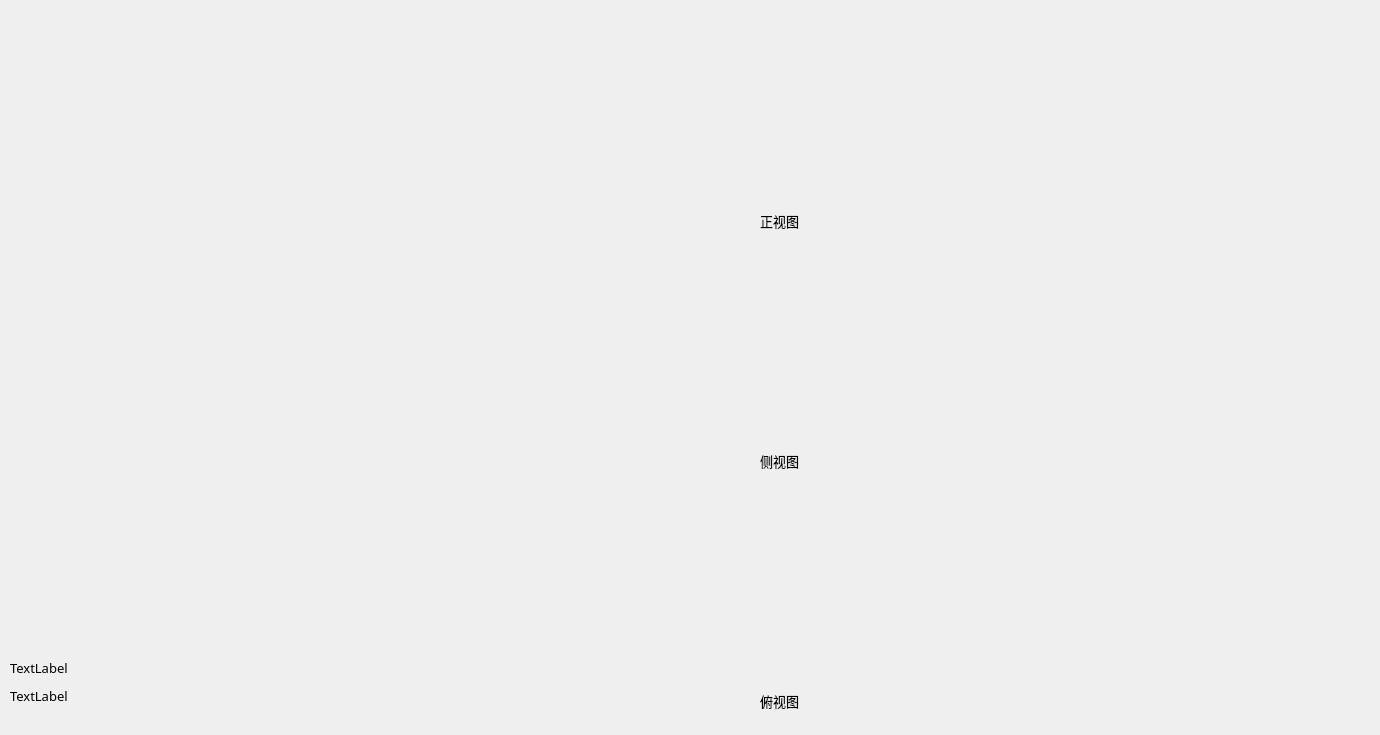
<?xml version="1.0" encoding="UTF-8"?>
<ui version="4.0">
 <class>subwidget</class>
 <widget class="QWidget" name="subwidget">
  <property name="geometry">
   <rect>
    <x>0</x>
    <y>0</y>
    <width>1380</width>
    <height>735</height>
   </rect>
  </property>
  <property name="windowTitle">
   <string>Form</string>
  </property>
  <widget class="QVTKOpenGLNativeWidget" name="qvtkWidget" native="true">
   <property name="geometry">
    <rect>
     <x>0</x>
     <y>0</y>
     <width>751</width>
     <height>721</height>
    </rect>
   </property>
   <widget class="QLabel" name="label">
    <property name="geometry">
     <rect>
      <x>10</x>
      <y>680</y>
      <width>581</width>
      <height>31</height>
     </rect>
    </property>
    <property name="font">
     <font>
      <family>微软雅黑</family>
      <pointsize>10</pointsize>
     </font>
    </property>
    <property name="styleSheet">
     <string notr="true">color:rgb(0, 0, 0)</string>
    </property>
    <property name="text">
     <string>TextLabel</string>
    </property>
   </widget>
   <widget class="QLabel" name="label_2">
    <property name="geometry">
     <rect>
      <x>10</x>
      <y>660</y>
      <width>721</width>
      <height>16</height>
     </rect>
    </property>
    <property name="palette">
     <palette>
      <active>
       <colorrole role="WindowText">
        <brush brushstyle="SolidPattern">
         <color alpha="255">
          <red>0</red>
          <green>0</green>
          <blue>0</blue>
         </color>
        </brush>
       </colorrole>
       <colorrole role="Text">
        <brush brushstyle="SolidPattern">
         <color alpha="255">
          <red>0</red>
          <green>0</green>
          <blue>0</blue>
         </color>
        </brush>
       </colorrole>
       <colorrole role="ButtonText">
        <brush brushstyle="SolidPattern">
         <color alpha="255">
          <red>0</red>
          <green>0</green>
          <blue>0</blue>
         </color>
        </brush>
       </colorrole>
       <colorrole role="PlaceholderText">
        <brush brushstyle="NoBrush">
         <color alpha="128">
          <red>0</red>
          <green>0</green>
          <blue>0</blue>
         </color>
        </brush>
       </colorrole>
      </active>
      <inactive>
       <colorrole role="WindowText">
        <brush brushstyle="SolidPattern">
         <color alpha="255">
          <red>0</red>
          <green>0</green>
          <blue>0</blue>
         </color>
        </brush>
       </colorrole>
       <colorrole role="Text">
        <brush brushstyle="SolidPattern">
         <color alpha="255">
          <red>0</red>
          <green>0</green>
          <blue>0</blue>
         </color>
        </brush>
       </colorrole>
       <colorrole role="ButtonText">
        <brush brushstyle="SolidPattern">
         <color alpha="255">
          <red>0</red>
          <green>0</green>
          <blue>0</blue>
         </color>
        </brush>
       </colorrole>
       <colorrole role="PlaceholderText">
        <brush brushstyle="NoBrush">
         <color alpha="128">
          <red>0</red>
          <green>0</green>
          <blue>0</blue>
         </color>
        </brush>
       </colorrole>
      </inactive>
      <disabled>
       <colorrole role="WindowText">
        <brush brushstyle="SolidPattern">
         <color alpha="255">
          <red>0</red>
          <green>0</green>
          <blue>0</blue>
         </color>
        </brush>
       </colorrole>
       <colorrole role="Text">
        <brush brushstyle="SolidPattern">
         <color alpha="255">
          <red>0</red>
          <green>0</green>
          <blue>0</blue>
         </color>
        </brush>
       </colorrole>
       <colorrole role="ButtonText">
        <brush brushstyle="SolidPattern">
         <color alpha="255">
          <red>0</red>
          <green>0</green>
          <blue>0</blue>
         </color>
        </brush>
       </colorrole>
       <colorrole role="PlaceholderText">
        <brush brushstyle="NoBrush">
         <color alpha="128">
          <red>0</red>
          <green>0</green>
          <blue>0</blue>
         </color>
        </brush>
       </colorrole>
      </disabled>
     </palette>
    </property>
    <property name="font">
     <font>
      <family>微软雅黑</family>
      <pointsize>10</pointsize>
      <weight>50</weight>
      <italic>false</italic>
      <bold>false</bold>
     </font>
    </property>
    <property name="styleSheet">
     <string notr="true">color:rgb(0, 0, 0)</string>
    </property>
    <property name="text">
     <string>TextLabel</string>
    </property>
   </widget>
  </widget>
  <widget class="QVTKOpenGLNativeWidget" name="frontqvtk" native="true">
   <property name="geometry">
    <rect>
     <x>750</x>
     <y>0</y>
     <width>751</width>
     <height>240</height>
    </rect>
   </property>
   <widget class="QLabel" name="label_3">
    <property name="geometry">
     <rect>
      <x>10</x>
      <y>210</y>
      <width>161</width>
      <height>21</height>
     </rect>
    </property>
    <property name="palette">
     <palette>
      <active>
       <colorrole role="WindowText">
        <brush brushstyle="SolidPattern">
         <color alpha="255">
          <red>0</red>
          <green>0</green>
          <blue>0</blue>
         </color>
        </brush>
       </colorrole>
       <colorrole role="Text">
        <brush brushstyle="SolidPattern">
         <color alpha="255">
          <red>0</red>
          <green>0</green>
          <blue>0</blue>
         </color>
        </brush>
       </colorrole>
       <colorrole role="ButtonText">
        <brush brushstyle="SolidPattern">
         <color alpha="255">
          <red>0</red>
          <green>0</green>
          <blue>0</blue>
         </color>
        </brush>
       </colorrole>
       <colorrole role="PlaceholderText">
        <brush brushstyle="NoBrush">
         <color alpha="128">
          <red>0</red>
          <green>0</green>
          <blue>0</blue>
         </color>
        </brush>
       </colorrole>
      </active>
      <inactive>
       <colorrole role="WindowText">
        <brush brushstyle="SolidPattern">
         <color alpha="255">
          <red>0</red>
          <green>0</green>
          <blue>0</blue>
         </color>
        </brush>
       </colorrole>
       <colorrole role="Text">
        <brush brushstyle="SolidPattern">
         <color alpha="255">
          <red>0</red>
          <green>0</green>
          <blue>0</blue>
         </color>
        </brush>
       </colorrole>
       <colorrole role="ButtonText">
        <brush brushstyle="SolidPattern">
         <color alpha="255">
          <red>0</red>
          <green>0</green>
          <blue>0</blue>
         </color>
        </brush>
       </colorrole>
       <colorrole role="PlaceholderText">
        <brush brushstyle="NoBrush">
         <color alpha="128">
          <red>0</red>
          <green>0</green>
          <blue>0</blue>
         </color>
        </brush>
       </colorrole>
      </inactive>
      <disabled>
       <colorrole role="WindowText">
        <brush brushstyle="SolidPattern">
         <color alpha="255">
          <red>0</red>
          <green>0</green>
          <blue>0</blue>
         </color>
        </brush>
       </colorrole>
       <colorrole role="Text">
        <brush brushstyle="SolidPattern">
         <color alpha="255">
          <red>0</red>
          <green>0</green>
          <blue>0</blue>
         </color>
        </brush>
       </colorrole>
       <colorrole role="ButtonText">
        <brush brushstyle="SolidPattern">
         <color alpha="255">
          <red>0</red>
          <green>0</green>
          <blue>0</blue>
         </color>
        </brush>
       </colorrole>
       <colorrole role="PlaceholderText">
        <brush brushstyle="NoBrush">
         <color alpha="128">
          <red>0</red>
          <green>0</green>
          <blue>0</blue>
         </color>
        </brush>
       </colorrole>
      </disabled>
     </palette>
    </property>
    <property name="font">
     <font>
      <family>微软雅黑</family>
      <pointsize>10</pointsize>
      <weight>50</weight>
      <italic>false</italic>
      <bold>false</bold>
     </font>
    </property>
    <property name="styleSheet">
     <string notr="true">color:rgb(0, 0, 0)</string>
    </property>
    <property name="text">
     <string>正视图</string>
    </property>
   </widget>
  </widget>
  <widget class="QVTKOpenGLNativeWidget" name="leftqvtk" native="true">
   <property name="geometry">
    <rect>
     <x>750</x>
     <y>240</y>
     <width>751</width>
     <height>240</height>
    </rect>
   </property>
   <widget class="QLabel" name="label_4">
    <property name="geometry">
     <rect>
      <x>10</x>
      <y>210</y>
      <width>161</width>
      <height>21</height>
     </rect>
    </property>
    <property name="palette">
     <palette>
      <active>
       <colorrole role="WindowText">
        <brush brushstyle="SolidPattern">
         <color alpha="255">
          <red>0</red>
          <green>0</green>
          <blue>0</blue>
         </color>
        </brush>
       </colorrole>
       <colorrole role="Text">
        <brush brushstyle="SolidPattern">
         <color alpha="255">
          <red>0</red>
          <green>0</green>
          <blue>0</blue>
         </color>
        </brush>
       </colorrole>
       <colorrole role="ButtonText">
        <brush brushstyle="SolidPattern">
         <color alpha="255">
          <red>0</red>
          <green>0</green>
          <blue>0</blue>
         </color>
        </brush>
       </colorrole>
       <colorrole role="PlaceholderText">
        <brush brushstyle="NoBrush">
         <color alpha="128">
          <red>0</red>
          <green>0</green>
          <blue>0</blue>
         </color>
        </brush>
       </colorrole>
      </active>
      <inactive>
       <colorrole role="WindowText">
        <brush brushstyle="SolidPattern">
         <color alpha="255">
          <red>0</red>
          <green>0</green>
          <blue>0</blue>
         </color>
        </brush>
       </colorrole>
       <colorrole role="Text">
        <brush brushstyle="SolidPattern">
         <color alpha="255">
          <red>0</red>
          <green>0</green>
          <blue>0</blue>
         </color>
        </brush>
       </colorrole>
       <colorrole role="ButtonText">
        <brush brushstyle="SolidPattern">
         <color alpha="255">
          <red>0</red>
          <green>0</green>
          <blue>0</blue>
         </color>
        </brush>
       </colorrole>
       <colorrole role="PlaceholderText">
        <brush brushstyle="NoBrush">
         <color alpha="128">
          <red>0</red>
          <green>0</green>
          <blue>0</blue>
         </color>
        </brush>
       </colorrole>
      </inactive>
      <disabled>
       <colorrole role="WindowText">
        <brush brushstyle="SolidPattern">
         <color alpha="255">
          <red>0</red>
          <green>0</green>
          <blue>0</blue>
         </color>
        </brush>
       </colorrole>
       <colorrole role="Text">
        <brush brushstyle="SolidPattern">
         <color alpha="255">
          <red>0</red>
          <green>0</green>
          <blue>0</blue>
         </color>
        </brush>
       </colorrole>
       <colorrole role="ButtonText">
        <brush brushstyle="SolidPattern">
         <color alpha="255">
          <red>0</red>
          <green>0</green>
          <blue>0</blue>
         </color>
        </brush>
       </colorrole>
       <colorrole role="PlaceholderText">
        <brush brushstyle="NoBrush">
         <color alpha="128">
          <red>0</red>
          <green>0</green>
          <blue>0</blue>
         </color>
        </brush>
       </colorrole>
      </disabled>
     </palette>
    </property>
    <property name="font">
     <font>
      <family>微软雅黑</family>
      <pointsize>10</pointsize>
      <weight>50</weight>
      <italic>false</italic>
      <bold>false</bold>
     </font>
    </property>
    <property name="styleSheet">
     <string notr="true">color:rgb(0, 0, 0)</string>
    </property>
    <property name="text">
     <string>侧视图</string>
    </property>
   </widget>
  </widget>
  <widget class="QVTKOpenGLNativeWidget" name="topqvtk" native="true">
   <property name="geometry">
    <rect>
     <x>750</x>
     <y>480</y>
     <width>751</width>
     <height>240</height>
    </rect>
   </property>
   <widget class="QLabel" name="label_5">
    <property name="geometry">
     <rect>
      <x>10</x>
      <y>210</y>
      <width>161</width>
      <height>21</height>
     </rect>
    </property>
    <property name="palette">
     <palette>
      <active>
       <colorrole role="WindowText">
        <brush brushstyle="SolidPattern">
         <color alpha="255">
          <red>0</red>
          <green>0</green>
          <blue>0</blue>
         </color>
        </brush>
       </colorrole>
       <colorrole role="Text">
        <brush brushstyle="SolidPattern">
         <color alpha="255">
          <red>0</red>
          <green>0</green>
          <blue>0</blue>
         </color>
        </brush>
       </colorrole>
       <colorrole role="ButtonText">
        <brush brushstyle="SolidPattern">
         <color alpha="255">
          <red>0</red>
          <green>0</green>
          <blue>0</blue>
         </color>
        </brush>
       </colorrole>
       <colorrole role="PlaceholderText">
        <brush brushstyle="NoBrush">
         <color alpha="128">
          <red>0</red>
          <green>0</green>
          <blue>0</blue>
         </color>
        </brush>
       </colorrole>
      </active>
      <inactive>
       <colorrole role="WindowText">
        <brush brushstyle="SolidPattern">
         <color alpha="255">
          <red>0</red>
          <green>0</green>
          <blue>0</blue>
         </color>
        </brush>
       </colorrole>
       <colorrole role="Text">
        <brush brushstyle="SolidPattern">
         <color alpha="255">
          <red>0</red>
          <green>0</green>
          <blue>0</blue>
         </color>
        </brush>
       </colorrole>
       <colorrole role="ButtonText">
        <brush brushstyle="SolidPattern">
         <color alpha="255">
          <red>0</red>
          <green>0</green>
          <blue>0</blue>
         </color>
        </brush>
       </colorrole>
       <colorrole role="PlaceholderText">
        <brush brushstyle="NoBrush">
         <color alpha="128">
          <red>0</red>
          <green>0</green>
          <blue>0</blue>
         </color>
        </brush>
       </colorrole>
      </inactive>
      <disabled>
       <colorrole role="WindowText">
        <brush brushstyle="SolidPattern">
         <color alpha="255">
          <red>0</red>
          <green>0</green>
          <blue>0</blue>
         </color>
        </brush>
       </colorrole>
       <colorrole role="Text">
        <brush brushstyle="SolidPattern">
         <color alpha="255">
          <red>0</red>
          <green>0</green>
          <blue>0</blue>
         </color>
        </brush>
       </colorrole>
       <colorrole role="ButtonText">
        <brush brushstyle="SolidPattern">
         <color alpha="255">
          <red>0</red>
          <green>0</green>
          <blue>0</blue>
         </color>
        </brush>
       </colorrole>
       <colorrole role="PlaceholderText">
        <brush brushstyle="NoBrush">
         <color alpha="128">
          <red>0</red>
          <green>0</green>
          <blue>0</blue>
         </color>
        </brush>
       </colorrole>
      </disabled>
     </palette>
    </property>
    <property name="font">
     <font>
      <family>微软雅黑</family>
      <pointsize>10</pointsize>
      <weight>50</weight>
      <italic>false</italic>
      <bold>false</bold>
     </font>
    </property>
    <property name="styleSheet">
     <string notr="true">color:rgb(0, 0, 0)</string>
    </property>
    <property name="text">
     <string>俯视图</string>
    </property>
   </widget>
  </widget>
 </widget>
 <customwidgets>
  <customwidget>
   <class>QVTKOpenGLNativeWidget</class>
   <extends>QWidget</extends>
   <header>QVTKOpenGLNativeWidget.h</header>
   <container>1</container>
  </customwidget>
 </customwidgets>
 <resources/>
 <connections/>
</ui>
